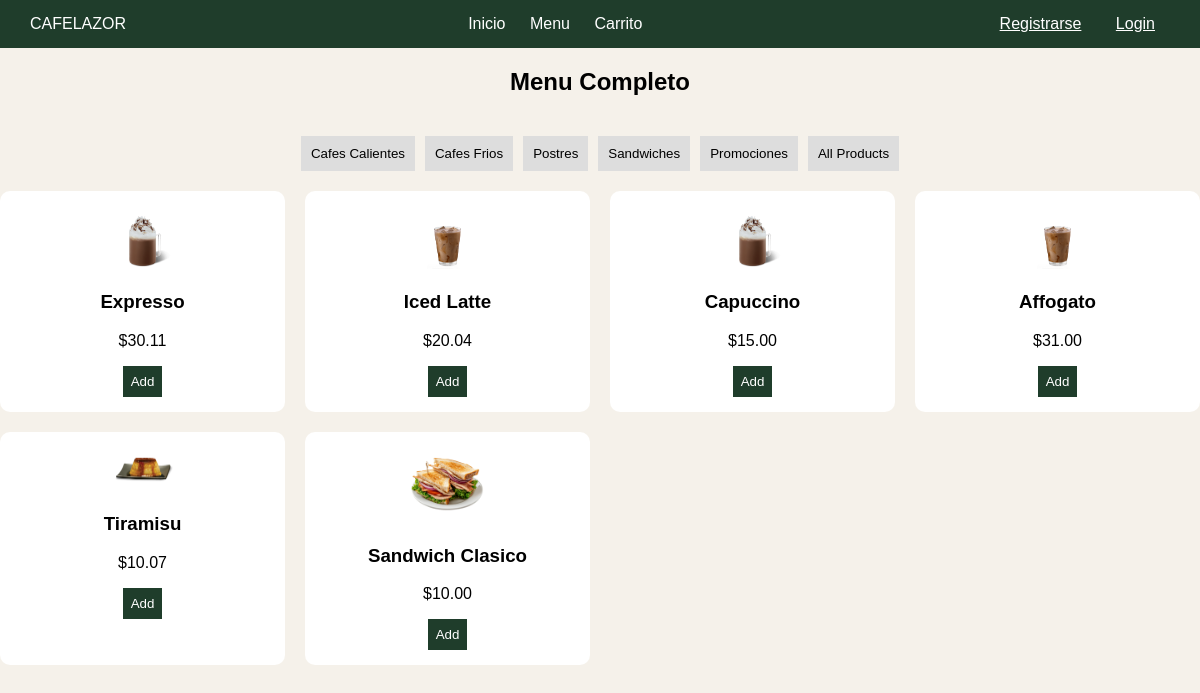
The app's page /menu/ with its own data.
### appcafe/models.py (models this page shows, shortened)
class Cafe(models.Model):
    CATEGORY_CHOICES = [
        ('hot', 'Cafes Calientes'),
        ('cold', 'Cafes Frios'),
        ('desserts', 'Postres'),
        ('sandwiches', 'Sandwiches'),
        ('promotions', 'Promociones'),
    ]
    name = models.CharField(max_length=100)
    description = models.TextField()
    price = models.DecimalField(max_digits=5, decimal_places=2)
    category = models.CharField(max_length=20, choices=CATEGORY_CHOICES, default='hot')

### appcafe/views.py (the view)
# urls.py: path('menu/', views.menu, name='menu'),
def menu(request):
    category_type = request.GET.get('type', None)
    if category_type:
        cafes = Cafe.objects.filter(category=category_type)
    else:
        cafes = Cafe.objects.all()
    return render(request, 'menu.html', {'cafes': cafes, 'category_type': category_type})

### appcafe/templates/menu.html (shortened to what this page needs)
{% load static %}
<!DOCTYPE html>
<html lang="es">
<head>
    <link rel="stylesheet" href="{% static 'css/styles.css' %}">
</head>
<body>
    <header class="header">
        <div class="logo">CAFELAZOR</div>
        <nav>
            <a href="{% url 'index' %}">Inicio</a>
            <a href="{% url 'menu' %}">Menu</a>
            <a href="{% url 'cart' %}">Carrito</a>
        </nav>
        <div>
            {% if user.is_authenticated %}
                <span>Hola {{ user.username }}</span>
                {% if user.is_superuser %}
                    <a class="btn-login" href="{% url 'cafe_list' %}">Admin</a>
                {% endif %}
                <a class="btn-login" href="{% url 'logout' %}">Logout</a>
            {% else %}
                <a class="btn-register" href="{% url 'register' %}">Registrarse</a>
                <a class="btn-login" href="{% url 'login' %}">Login</a>
            {% endif %}
        </div>
    </header>
    <h2>Menu Completo</h2>
    <section class="category">
        <a href="{% url 'menu' %}?type=hot"><button>Cafes Calientes</button></a>
        <a href="{% url 'menu' %}?type=cold"><button>Cafes Frios</button></a>
        <a href="{% url 'menu' %}?type=desserts"><button>Postres</button></a>
        <a href="{% url 'menu' %}?type=sandwiches"><button>Sandwiches</button></a>
        <a href="{% url 'menu' %}?type=promotions"><button>Promociones</button></a>
        <a href="{% url 'menu' %}"><button>All Products</button></a>
    </section>
    <div class="grid">
        {% for cafe in cafes %}
            <div class="card">
                {% if cafe.category == 'hot' %}
                        <img src="{% static 'img/cafes_calientes.png' %}" style="max-width: 75px; height: auto;" alt="{{ cafe.name }}">
                    {% elif cafe.category == 'cold' %}
                        <img src="{% static 'img/cafes_frios.png' %}" style="max-width: 75px; height: auto;" alt="{{ cafe.name }}">
                    {% elif cafe.category == 'desserts' %}
                        <img src="{% static 'img/postres.png' %}" style="max-width: 75px; height: auto;" alt="{{ cafe.name }}">
                    {% elif cafe.category == 'sandwiches' %}
                        <img src="{% static 'img/sandwiches.png' %}" style="max-width: 75px; height: auto;" alt="{{ cafe.name }}">
                    {% endif %}
                <h3>{{ cafe.name }}</h3>
                <p>${{ cafe.price }}</p>
                <button class="btn-primary" data-id="{{ cafe.id }}" data-name="{{ cafe.name }}" data-price="{{ cafe.price }}">Add</button>
            </div>
        {% endfor %}
    </div>
</body>
</html>

### appcafe/static/css/styles.css (style rules this page uses)
body { margin: 0; font-family: Arial, Helvetica, sans-serif; background-color: #f5f1ea; }
.header { display: flex; justify-content: space-between; align-items: center; background-color: #1f3d2b; color: white; padding: 15px 30px; }
.header nav a { margin: 0 10px; color: white; text-decoration: none; }
.btn-login, .btn-register { background: #1f3d2b; color: white; border: none; padding: 8px 15px; cursor: pointer; }
.category { display: flex; justify-content: center; gap: 10px; padding: 20px; }
.category button { padding: 10px; border: none; background-color: #ddd; cursor: pointer; }
.grid { display: grid; grid-template-columns: repeat(4, 1fr); gap: 20px; }
.card { background: white; padding: 15px; border-radius: 10px; text-align: center; }
.card button { background-color: #1f3d2b; color: white; border: none; padding: 8px; cursor: pointer; }
h2 { text-align: center; }

### records on screen
Cafe: name "Expresso", price "30.11"
Cafe: name "Iced Latte", price "20.04"
Cafe: name "Capuccino", price "15.00"
Cafe: name "Affogato", price "31.00"
Cafe: name "Tiramisu", price "10.07"
Cafe: name "Sandwich Clasico", price "10.00"
